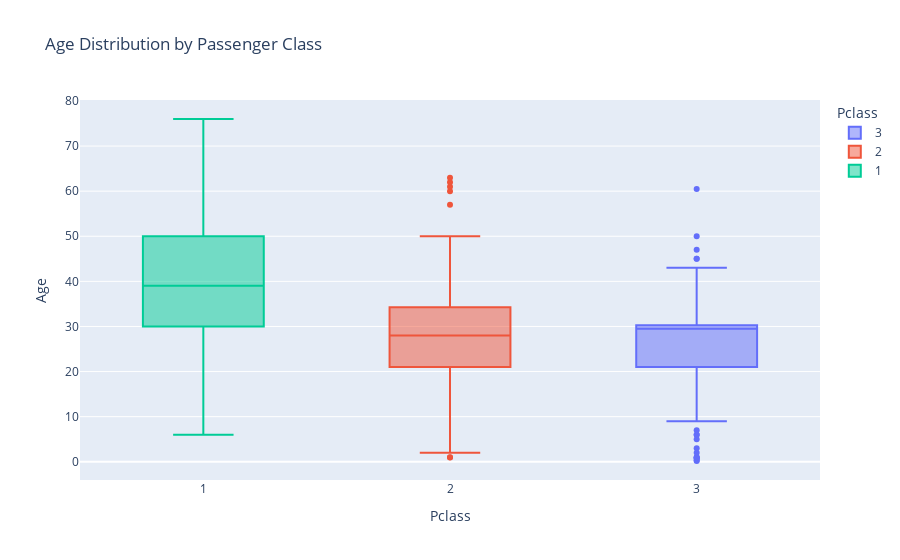

Notebook cell for this chart:
### Code cell
px.box(df, x="Pclass", y="Age", color="Pclass",title="Age Distribution by Passenger Class")

### Figure 1 — Plotly figure (JSON) as saved in the notebook; plotly's stock layout.template omitted (floating-point values rounded to 4 significant figures; data arrays with more than 128 entries replaced by an {"elided": "..."} marker saying what was removed)
{"data": [{"alignmentgroup": "True", "hovertemplate": "Pclass=%{x}<br>Age=%{y}<extra></extra>", "legendgroup": "3", "marker": {"color": "#636efa"}, "name": "3", "notched": false, "offsetgroup": "3", "orientation": "v", "showlegend": true, "type": "box", "x": {"elided": "218 int values"}, "x0": " ", "xaxis": "x", "y": {"elided": "218 float values"}, "y0": " ", "yaxis": "y"}, {"alignmentgroup": "True", "hovertemplate": "Pclass=%{x}<br>Age=%{y}<extra></extra>", "legendgroup": "2", "marker": {"color": "#EF553B"}, "name": "2", "notched": false, "offsetgroup": "2", "orientation": "v", "showlegend": true, "type": "box", "x": [2, 2, 2, 2, 2, 2, 2, 2, 2, 2, 2, 2, 2, 2, 2, 2, 2, 2, 2, 2, 2, 2, 2, 2, 2, 2, 2, 2, 2, 2, 2, 2, 2, 2, 2, 2, 2, 2, 2, 2, 2, 2, 2, 2, 2, 2, 2, 2, 2, 2, 2, 2, 2, 2, 2, 2, 2, 2, 2, 2, 2, 2, 2, 2, 2, 2, 2, 2, 2, 2, 2, 2, 2, 2, 2, 2, 2, 2, 2, 2, 2, 2, 2, 2, 2, 2, 2, 2, 2, 2, 2, 2, 2], "x0": " ", "xaxis": "x", "y": [62.0, 26.0, 63.0, 24.0, 35.0, 50.0, 24.0, 30.0, 27.0, 20.0, 30.27, 32.0, 30.27, 30.0, 30.27, 2.0, 27.0, 18.5, 41.0, 29.0, 12.0, 42.0, 26.0, 28.0, 30.0, 26.0, 41.0, 15.0, 20.0, 36.0, 30.0, 40.0, 21.0, 40.0, 34.0, 61.0, 8.0, 23.0, 8.0, 25.0, 24.0, 17.0, 60.0, 30.0, 22.0, 36.0, 14.0, 18.0, 45.0, 22.0, 42.0, 29.0, 0.92, 19.0, 29.0, 30.0, 20.0, 28.0, 40.0, 30.0, 22.0, 1.0, 30.27, 43.0, 19.0, 22.0, 26.0, 12.0, 29.0, 21.0, 48.0, 32.0, 25.0, 18.0, 26.0, 24.0, 31.0, 25.0, 18.0, 49.0, 24.0, 31.0, 29.0, 21.0, 44.0, 21.0, 30.27, 24.0, 57.0, 47.0, 38.0, 20.0, 23.0], "y0": " ", "yaxis": "y"}, {"alignmentgroup": "True", "hovertemplate": "Pclass=%{x}<br>Age=%{y}<extra></extra>", "legendgroup": "1", "marker": {"color": "#00cc96"}, "name": "1", "notched": false, "offsetgroup": "1", "orientation": "v", "showlegend": true, "type": "box", "x": [1, 1, 1, 1, 1, 1, 1, 1, 1, 1, 1, 1, 1, 1, 1, 1, 1, 1, 1, 1, 1, 1, 1, 1, 1, 1, 1, 1, 1, 1, 1, 1, 1, 1, 1, 1, 1, 1, 1, 1, 1, 1, 1, 1, 1, 1, 1, 1, 1, 1, 1, 1, 1, 1, 1, 1, 1, 1, 1, 1, 1, 1, 1, 1, 1, 1, 1, 1, 1, 1, 1, 1, 1, 1, 1, 1, 1, 1, 1, 1, 1, 1, 1, 1, 1, 1, 1, 1, 1, 1, 1, 1, 1, 1, 1, 1, 1, 1, 1, 1, 1, 1, 1, 1, 1, 1, 1], "x0": " ", "xaxis": "x", "y": [46.0, 23.0, 47.0, 55.0, 30.27, 21.0, 48.0, 22.0, 41.0, 30.0, 30.27, 45.0, 45.0, 60.0, 24.0, 28.0, 36.0, 13.0, 47.0, 31.0, 60.0, 28.5, 35.0, 32.5, 55.0, 67.0, 49.0, 27.0, 25.0, 76.0, 43.0, 36.0, 63.0, 36.0, 35.0, 53.0, 33.0, 61.0, 42.0, 30.27, 30.27, 23.0, 29.0, 42.0, 48.0, 30.27, 54.0, 64.0, 37.0, 18.0, 27.0, 30.27, 6.0, 47.0, 30.27, 33.0, 42.0, 57.0, 50.0, 53.0, 21.0, 39.0, 64.0, 48.0, 55.0, 45.0, 41.0, 27.0, 30.27, 46.0, 26.0, 24.0, 30.27, 53.0, 30.0, 64.0, 30.0, 55.0, 55.0, 57.0, 33.0, 39.0, 46.0, 39.0, 30.0, 58.0, 45.0, 50.0, 59.0, 25.0, 45.0, 31.0, 49.0, 54.0, 45.0, 55.0, 23.0, 51.0, 18.0, 48.0, 30.0, 22.0, 17.0, 43.0, 50.0, 37.0, 39.0], "y0": " ", "yaxis": "y"}], "layout": {"boxmode": "overlay", "legend": {"title": {"text": "Pclass"}, "tracegroupgap": 0}, "title": {"text": "Age Distribution by Passenger Class"}, "xaxis": {"anchor": "y", "categoryarray": [3, 2, 1], "categoryorder": "array", "domain": [0, 1], "title": {"text": "Pclass"}}, "yaxis": {"anchor": "x", "domain": [0, 1], "title": {"text": "Age"}}}}
